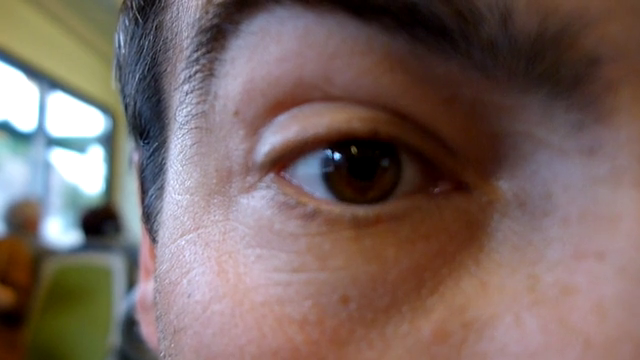
#> input picture frame 15 of goz_hareketi/eye_motion.mp4, 640 x 360 px
$ python goz_hareketi.py
#> lines starting #> are read from the running program, lines starting #| are printed output that depends on the picture; after the words box and inside, x2 and y2 are one past the last pixel; in counts of white or black regions, pixels touching at a corner belong together
import cv2
import numpy as np

vid = cv2.VideoCapture("eye_motion.mp4")

while 1:
    ret , frame = vid.read()
#> frame is the input picture: shape (360, 640, 3); mean B, G, R 97.9, 102.8, 121.2
    if ret is False:
        break

    roi = frame[0:210 , 230:450]
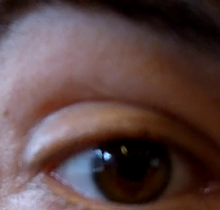
#> roi: shape (210, 220, 3); mean B, G, R 68.5, 69.1, 91.3
    rows , cols , _ = roi.shape
#> rows = 210; cols = 220
    gray = cv2.cvtColor(roi , cv2.COLOR_BGR2GRAY)
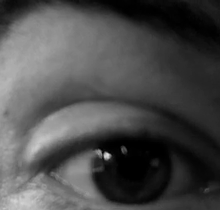
#> gray: shape (210, 220); min 0, max 221, mean 75.6
    _ , threshold = cv2.threshold(gray , 3 , 255 , cv2.THRESH_BINARY_INV)#siyah yerleri beyaz beyaz yerleri siyah yapmak lazım ondan INV
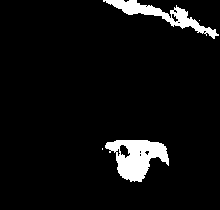
#> threshold: shape (210, 220); 5.7% white; 4 white regions (2 under 20 px)

    contours , _  = cv2.findContours(threshold , cv2.RETR_TREE , cv2.CHAIN_APPROX_SIMPLE)
#> contours = 14 contours, 10 with area under 20; largest, box (x1, y1, x2, y2) and area: (105, 140, 169, 182) 1550, (103, 0, 219, 39) 996, (119, 144, 131, 159) 92, (171, 13, 179, 23) 34
    contours = sorted(contours , key = lambda x: cv2.contourArea(x) , reverse=True)# contourlar counterArea ya göre karşılaştırılıp sıralanacak
                                                                                    #terse göre

    for cnt in contours:
        (x,y,w,h) = cv2.boundingRect(cnt)
        cv2.rectangle(roi , (x,y) , (x+w,h+y) , (255,0,0) , 2)
        cv2.line(roi , (x + int(w/2), 0) , (x+ int(w/2), rows) , (0,255,0) , 2)
        cv2.line(roi , (0 , y+ int(h/2)) , (cols , y+ int(h/2)) , (0,255,0) , 2)
        break
#> this loop made 1 pass
#> (x, y, w, h) on pass 1: (105, 140, 64, 42)
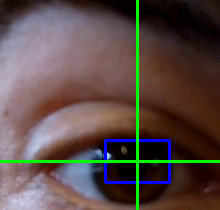
#> roi: shape (210, 220, 3); 4.06% of pixels changed, all inside (x1, y1, x2, y2) = (0, 0, 220, 210)

    cv2.imshow("Roi" , roi)
    cv2.imshow("T_Roi" , threshold)
    if cv2.waitKey(40) & 0xFF == ord('q'):
#> (key q is pressed here)
        break

cv2.destroyAllWindows()

$ run again, starting later in the video
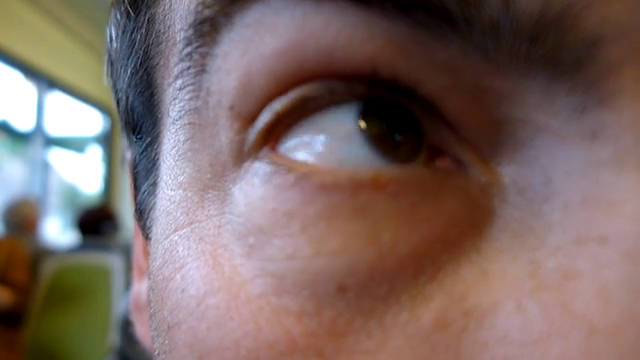
#> input picture frame 70 of goz_hareketi/eye_motion.mp4, 640 x 360 px
#> frame is the input picture: shape (360, 640, 3); mean B, G, R 100.5, 104.8, 123.9
#> `_ , threshold = cv2.threshold(gray , 3 , 255 , cv2.THRESH_BINARY_INV)#..`:
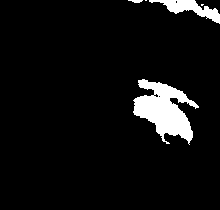
#> threshold: shape (210, 220); 6.2% white; 5 white regions (2 under 20 px)
#> contours = 8 contours, 6 with area under 20; largest, box (x1, y1, x2, y2) and area: (133, 79, 199, 145) 2055, (149, 0, 220, 24) 556
#> the loop `for cnt in contours:` made 1 pass
#> (x, y, w, h) on pass 1: (133, 79, 66, 66)
#> after the loop `for cnt in contours:`:
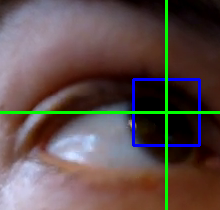
#> roi: shape (210, 220, 3); mean B, G, R 75.5, 78.7, 93.5

$ run again, starting later in the video
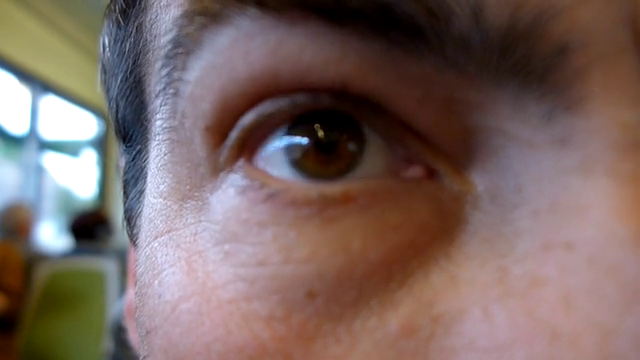
#> input picture frame 124 of goz_hareketi/eye_motion.mp4, 640 x 360 px
#> frame is the input picture: shape (360, 640, 3); mean B, G, R 97.7, 102, 121.5
#> `_ , threshold = cv2.threshold(gray , 3 , 255 , cv2.THRESH_BINARY_INV)#..`:
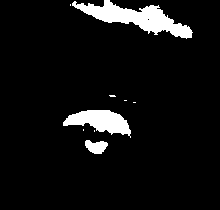
#> threshold: shape (210, 220); 6.8% white; 9 white regions (6 under 20 px)
#> contours = 10 contours, 7 with area under 20; largest, box (x1, y1, x2, y2) and area: (72, 0, 193, 39) 1694, (63, 110, 131, 138) 969, (85, 140, 108, 154) 196
#> the loop `for cnt in contours:` made 1 pass
#> (x, y, w, h) on pass 1: (72, 0, 121, 39)
#> after the loop `for cnt in contours:`:
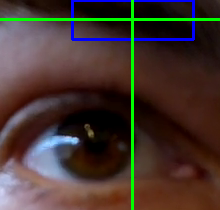
#> roi: shape (210, 220, 3); mean B, G, R 47.3, 52.7, 67.9
